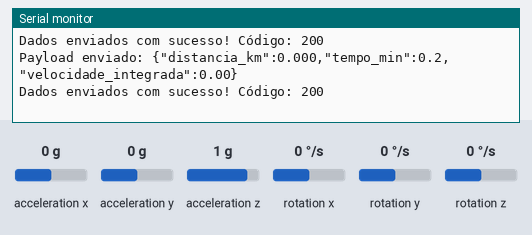
Bench run of a sketch on a simulated ESP32. Shown: the last lines printed to the serial monitor. Inputs (shaded band) come from the test bench; at power-on: acceleration x 0 g, acceleration z 1 g, acceleration y 0 g, rotation x 0 °/s, rotation y 0 °/s, rotation z 0 °/s. WiFi joins after 1.5 s; servers stay silent unless stated; uploads are accepted with an empty reply.

Above: at 3.2 s.
3.3 s: acceleration x set to -1.4 g
At 3.57 s:
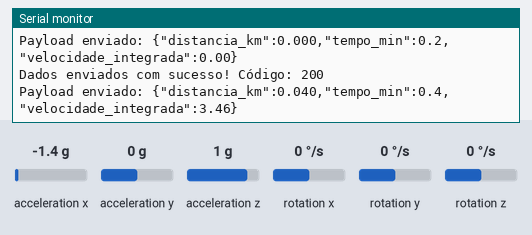
4.8 s: acceleration z set to -0.8 g
At 5.4 s:
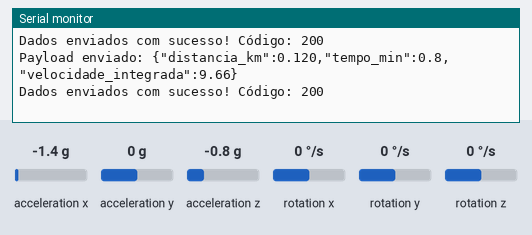
6.3 s: acceleration x set to -0.8 g
At 6.8 s:
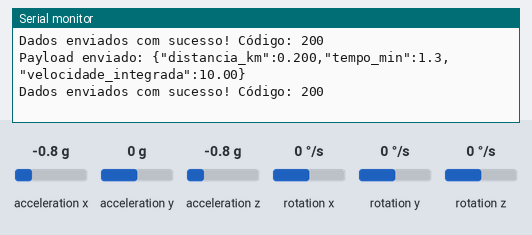
7.8 s: acceleration y set to -1.4 g
At 8.3 s:
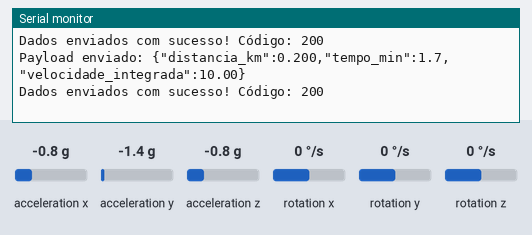
Timing chart, 0 to 10.3 s (numbered marks = the images above; inputs shaded):
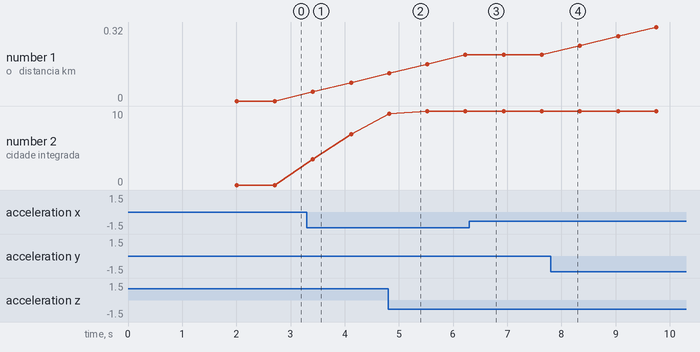

The sketch:

simulador.ino
```cpp
#include <Wire.h>
#include <MPU6050.h>
#include <WiFi.h>
#include <HTTPClient.h>

//Configurações de Conexão
const char* ssid = "Wokwi-GUEST";
const char* password = "";
String serverUrl = "http://20.97.192.88:5000/api/atualizar_dados";

//Variáveis do MPU6050 e Cálculo
MPU6050 mpu;
int16_t ax, ay, az;

// Constantes de Cálculo
const float G_CONVERSION = 16384.0; // Para faixa de ±2g
const float DELTA_T_SECONDS = 0.5;
// AJUSTES PARA MAIOR SENSIBILIDADE/DISTÂNCIA:
const float STEP_LENGTH_METERS = 1.0;
const float ACTIVITY_THRESHOLD_G = 1.2;

// Variáveis de Estado
float velocidade_integrada = 0.0; // Velocidade integrada em m/s
float distancia_total_m = 0.0; // Distância total em metros
int step_count = 0;
unsigned long last_step_time = 0;

//Configuração de Tempo de Jogo (Simulação 90 min em 5 min reais)
const unsigned long REAL_DURATION_MS = 5 * 60 * 1000; // 5 minutos na vida real
const float GAME_TOTAL_MINUTES = 90.0; // Total de minutos de jogo
unsigned long start_time;

void setup() {
  Serial.begin(115200);
  WiFi.begin(ssid, password);
  Wire.begin();
  mpu.initialize();

  if (mpu.testConnection()) {
    Serial.println("MPU6050 conectado com sucesso!");
  } else {
    Serial.println("Falha na conexão com o MPU6050!");
    while (1);
  }

  Serial.print("Conectando ao WiFi...");
  while (WiFi.status() != WL_CONNECTED) {
    delay(1000);
    Serial.print(".");
  }
  Serial.println("\nConectado ao WiFi!");

  start_time = millis();
}

void loop() {
  unsigned long current_time = millis();

  //1. Leitura e Cálculo da Aceleração
  mpu.getAcceleration(&ax, &ay, &az);
  float ax_g = ax / G_CONVERSION;
  float ay_g = ay / G_CONVERSION;
  float az_g = az / G_CONVERSION;
  float acel_total_g = sqrt(ax_g * ax_g + ay_g * ay_g + az_g * az_g);

  //2. Detecção de Passo e Cálculo de Distância
  if (acel_total_g > ACTIVITY_THRESHOLD_G && (current_time - last_step_time > 300)) {
    step_count++;
    distancia_total_m += STEP_LENGTH_METERS;
    last_step_time = current_time;
  }

  //3. Estimativa de Velocidade
  float acel_movimento = max(0.0f, acel_total_g - 1.0f);
  float acel_movimento_ms2 = acel_movimento * 9.81;

  // Integração com o tempo, limitando a aceleração para evitar crescimento rápido
  velocidade_integrada += acel_movimento_ms2 * DELTA_T_SECONDS;

  velocidade_integrada *= 0.98;

  // Garantir que a velocidade não seja negativa
  if (velocidade_integrada < 0.0) {
    velocidade_integrada = 0.0;
  }

  // Limite de velocidade para evitar que o valor ultrapasse uma certa quantidade
  float VELOCIDADE_MAX = 10.0;
  if (velocidade_integrada > VELOCIDADE_MAX) {
    velocidade_integrada = VELOCIDADE_MAX;
  }

  //4. Variáveis para Envio e Exibição
  float distancia_km = distancia_total_m / 25.0;
  float tempo_corrido_real_min = (current_time - start_time) / (1000.0 * 60.0);
  float tempo_corrido_jogo_min = (tempo_corrido_real_min / (REAL_DURATION_MS / (1000.0 * 60.0))) * GAME_TOTAL_MINUTES;

  // Limita o tempo do jogo a 90 minutos
  if (tempo_corrido_jogo_min > GAME_TOTAL_MINUTES) {
    tempo_corrido_jogo_min = GAME_TOTAL_MINUTES;
  }

  //5. Envio de Dados HTTP
  if (WiFi.status() == WL_CONNECTED) {
      HTTPClient http;
      http.begin(serverUrl);
      http.addHeader("Content-Type", "application/json");

      // JSON COMPACTO
      String payload = "{\"distancia_km\":" + String(distancia_km, 3) +
                       ",\"tempo_min\":" + String(tempo_corrido_jogo_min, 1) +
                       ",\"velocidade_integrada\":" + String(velocidade_integrada, 2) + "}";

      Serial.print("Payload enviado: ");
      Serial.println(payload);

      int httpResponseCode = http.POST(payload);

      if (httpResponseCode > 0) {
        Serial.print("Dados enviados com sucesso! Código: ");
        Serial.println(httpResponseCode);
      } else {
        Serial.print("Erro ao enviar dados. Código de erro: ");
        Serial.println(httpResponseCode);
      }
      http.end();
  }

  //6. Controle de Fim de Jogo
  if (current_time - start_time >= REAL_DURATION_MS) {
      Serial.println("\n*** FIM DA SIMULAÇÃO (90 MINUTOS DE JOGO CHEGARAM AO FIM) ***");
      while (1) {
          delay(10000);
      }
  }

  delay(500);
}
```

Measured:
- after the input at 3.3 s, the serial monitor: prints a new line after 0.11 s (image 1)
- after the input at 4.8 s, the serial monitor: prints a new line at once (image 2)
- plotted number 1: 0 → 0.08 after the input at 3.3 s, 0.2 → 0.32 after the input at 7.8 s
- plotted number 2: 0 → 6.86 after the input at 3.3 s
